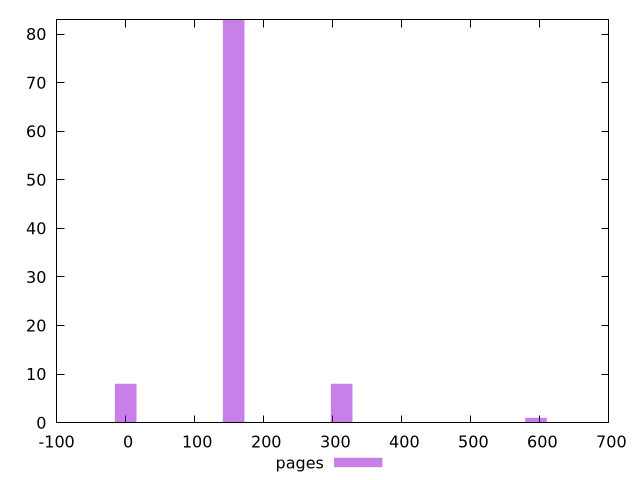

Recreate this plot in gnuplot.
$_pages <<EOF
312.85858227497755 8
156.42929113748878 83
0 8
594.4313063224573 1
EOF
set key outside below
set terminal pngcairo
set output "report_00006_2020-11-02T20-21-41.718Z/unused-css-rules/pages//raw_hist.png"
set yrange [0:83]
set boxwidth 31.285858227497755
set style fill transparent solid 0.5 noborder
plot $_pages title "pages" with boxes ,
